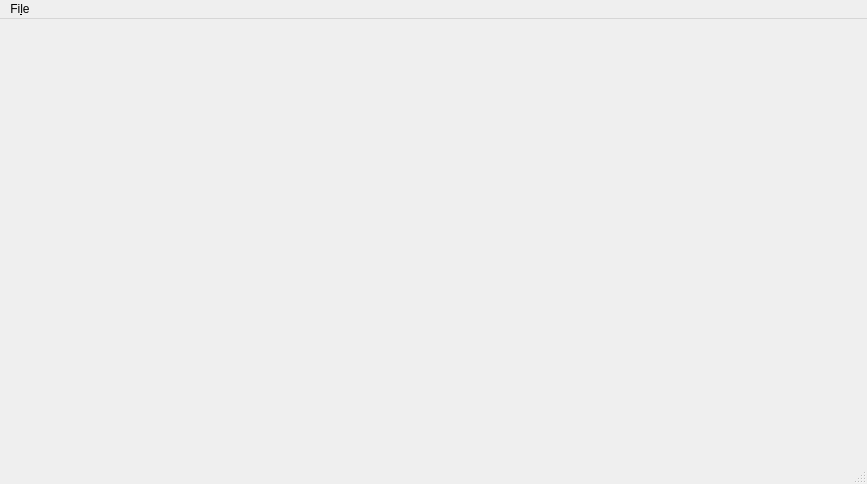
<?xml version="1.0" encoding="UTF-8"?>
<ui version="4.0">
 <class>MainWindow</class>
 <widget class="QMainWindow" name="MainWindow">
  <property name="geometry">
   <rect>
    <x>0</x>
    <y>0</y>
    <width>867</width>
    <height>484</height>
   </rect>
  </property>
  <property name="windowTitle">
   <string>MainWindow</string>
  </property>
  <widget class="QWidget" name="centralWidget">
   <layout class="QVBoxLayout" name="verticalLayout"/>
  </widget>
  <widget class="QMenuBar" name="menuBar">
   <property name="geometry">
    <rect>
     <x>0</x>
     <y>0</y>
     <width>867</width>
     <height>19</height>
    </rect>
   </property>
   <widget class="QMenu" name="menuFile">
    <property name="title">
     <string>Fi&amp;le</string>
    </property>
    <addaction name="action_open_file"/>
    <addaction name="action_open_audio_device"/>
    <addaction name="separator"/>
    <addaction name="action_quit"/>
   </widget>
   <addaction name="menuFile"/>
  </widget>
  <widget class="QStatusBar" name="statusBar"/>
  <action name="action_open_file">
   <property name="text">
    <string>&amp;Open file…</string>
   </property>
  </action>
  <action name="action_open_audio_device">
   <property name="text">
    <string>Open audio &amp;device…</string>
   </property>
  </action>
  <action name="action_quit">
   <property name="text">
    <string>Quit</string>
   </property>
  </action>
 </widget>
 <layoutdefault spacing="6" margin="11"/>
 <resources/>
 <connections/>
</ui>
